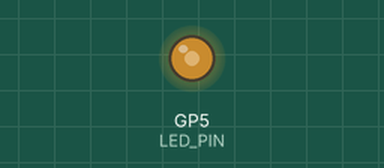
A program run on a simulated Raspberry Pi Pico running MicroPython. On the bench: output pins drawn as LEDs (lit = HIGH).

Above: at 0.05 s.
At 1.35 s:
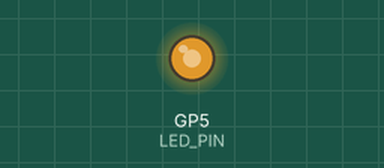
At 2.55 s:
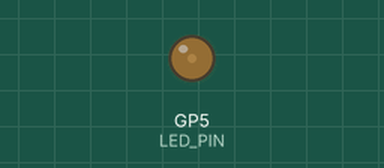
At 3.4 s:
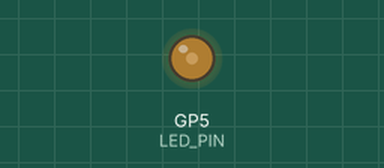
Timing chart, 0 to 8.7 s (numbered marks = the images above):
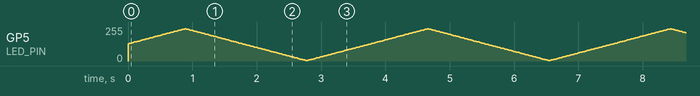

The program:

led-blink.py
```python
#
# LED がホタルのように明滅
#
import machine
import utime

LED_PIN = 'GP5'

pwm = machine.PWM(machine.Pin(LED_PIN))
pwm.freq(100)
x = 0.5
dx = 0.01

while True:
    if x < 0.01 or x > 0.95:
        dx = -dx
    x = x + dx
    pwm.duty_u16(int(65535*x))
    utime.sleep(0.02)
```
